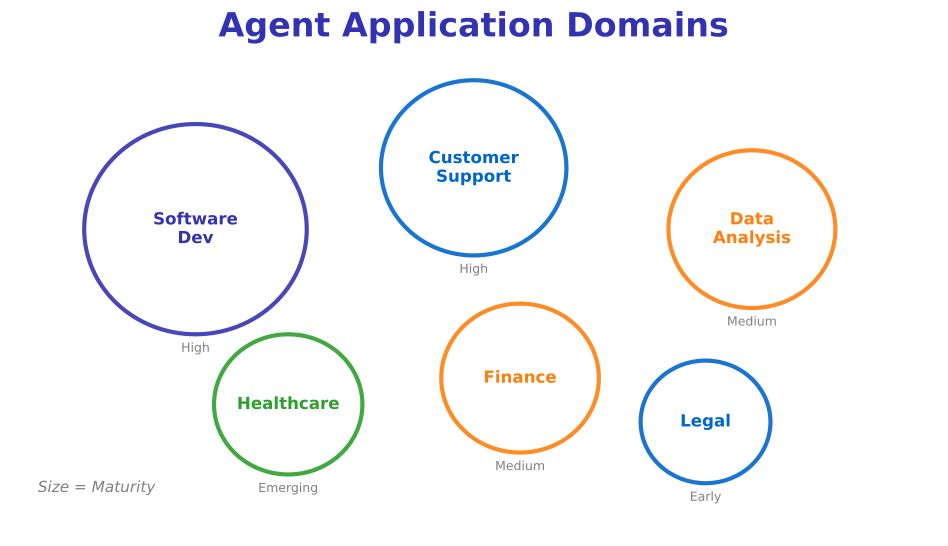

Write the Python code that produced this figure.
"""
Agent Application Domains
Week 11 - Domain Applications
"""

from pathlib import Path

import matplotlib.patches as mpatches
import matplotlib.pyplot as plt
import numpy as np
from matplotlib.patches import Circle, FancyBboxPatch

plt.rcParams.update(
    {
        "font.size": 24,
        "axes.labelsize": 24,
        "axes.titlesize": 26,
        "figure.figsize": (10, 6),
        "figure.dpi": 150,
        "font.family": "sans-serif",
    }
)

MLPURPLE = "#3333B2"
MLBLUE = "#0066CC"
MLORANGE = "#FF7F0E"
MLGREEN = "#2CA02C"
MLRED = "#D62728"
MLGRAY = "#7F7F7F"

fig, ax = plt.subplots(figsize=(10, 6))
ax.set_xlim(0, 10)
ax.set_ylim(0, 6)
ax.axis("off")

ax.text(
    5, 5.7, "Agent Application Domains", fontsize=24, fontweight="bold", ha="center", color=MLPURPLE
)

# Domain circles with size indicating maturity
domains = [
    (2.0, 3.5, 1.2, "Software\nDev", MLPURPLE, "High"),
    (5.0, 4.2, 1.0, "Customer\nSupport", MLBLUE, "High"),
    (8.0, 3.5, 0.9, "Data\nAnalysis", MLORANGE, "Medium"),
    (3.0, 1.5, 0.8, "Healthcare", MLGREEN, "Emerging"),
    (5.5, 1.8, 0.85, "Finance", MLORANGE, "Medium"),
    (7.5, 1.3, 0.7, "Legal", MLBLUE, "Early"),
]

for x, y, size, name, color, maturity in domains:
    circle = Circle((x, y), size, facecolor="white", edgecolor=color, linewidth=3, alpha=0.9)
    ax.add_patch(circle)
    ax.text(x, y, name, fontsize=12, ha="center", va="center", fontweight="bold", color=color)
    ax.text(x, y - size - 0.2, maturity, fontsize=9, ha="center", color=MLGRAY)

# Maturity legend
ax.text(0.3, 0.5, "Size = Maturity", fontsize=11, color=MLGRAY, style="italic")

plt.tight_layout()
plt.savefig(Path(__file__).parent / "application_domains.pdf", dpi=300, bbox_inches="tight", facecolor="white")
plt.close()
print(f"Chart saved to {Path(__file__).parent / 'application_domains.pdf'}")
